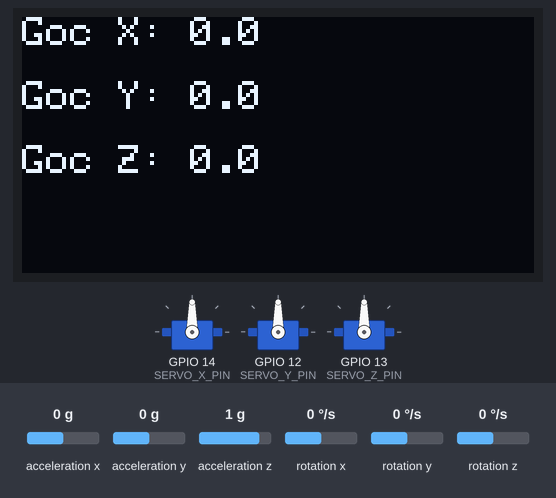
Bench run of a sketch on a simulated ESP32. On the bench: 128×64 one-colour display, 3 × servo. The test bench sets the inputs (shaded band); at power-on: rotation z 0 °/s, acceleration x 0 g, acceleration y 0 g, acceleration z 1 g, rotation x 0 °/s, rotation y 0 °/s. What the sketch prints to the serial monitor is not drawn.

Above: at 4.2 s.
4.3 s: rotation z set to -192 °/s
At 5.5 s:
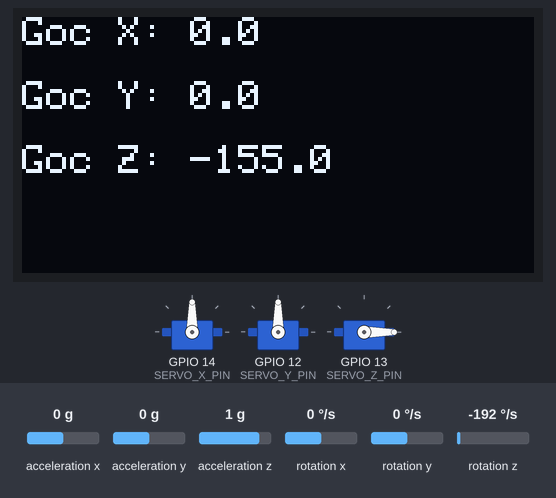
6.4 s: rotation z set to 192 °/s
At 9.15 s:
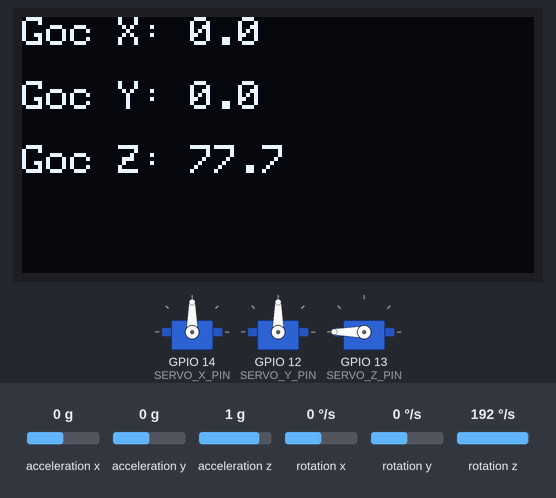
9.4 s: acceleration x set to -1.4 g
At 10.8 s:
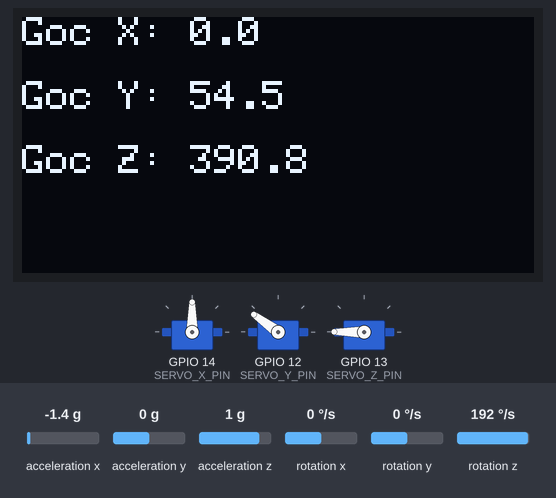
12.4 s: acceleration y set to -1.4 g
At 12.8 s:
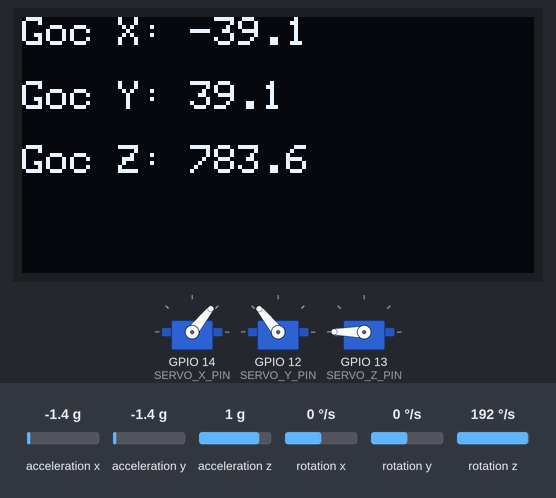
15.4 s: acceleration x set to -0.8 g
At 15.9 s:
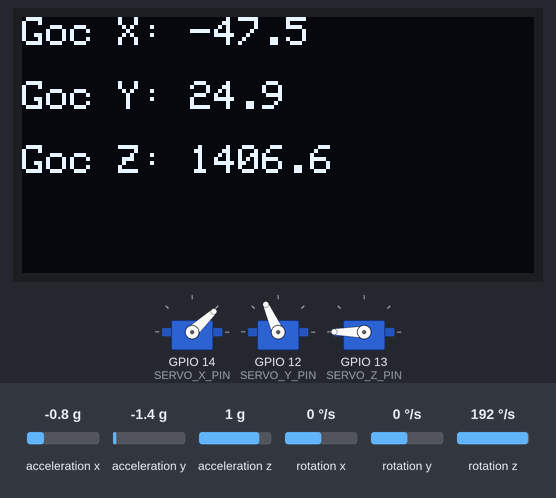
18.4 s: acceleration z set to -0.8 g
At 19.7 s:
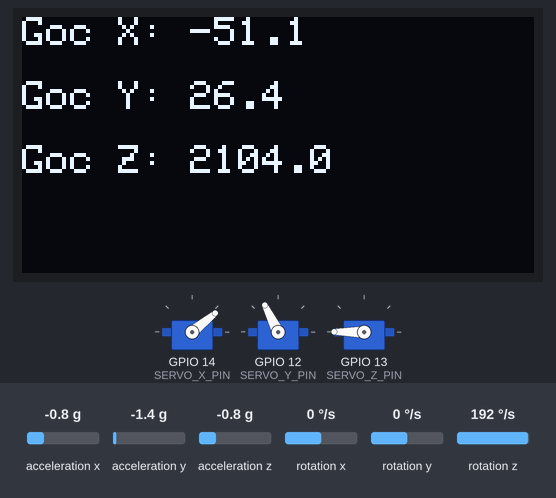
Timing chart, 0 to 21.4 s (numbered marks = the images above; inputs shaded):
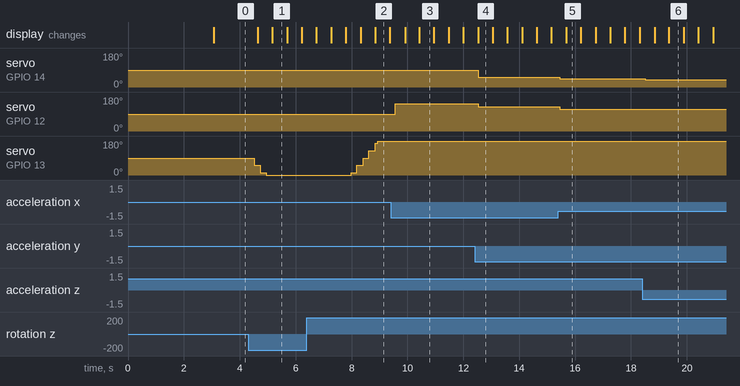

Measured:
- after the input at 4.3 s, servo on GPIO 13 (SERVO_Z_PIN): 90° → 52° after 0.22 s, → 13° 0.23 s later, → 0° 0.20 s later; the display: first changes after 0.34 s (image 1 shows a later state)
- after the input at 6.4 s, servo on GPIO 13 (SERVO_Z_PIN): moves from 0° to 180° over 0.95 s, starting after 1.6 s
- after the input at 9.4 s, servo on GPIO 12 (SERVO_Y_PIN): 90° → 144° after 0.17 s
- after the input at 12.4 s, servo on GPIO 14 (SERVO_X_PIN): 90° → 51° after 0.13 s; servo on GPIO 12 (SERVO_Y_PIN): 144° → 129° after 0.13 s
- after the input at 15.4 s, servo on GPIO 14 (SERVO_X_PIN): 51° → 43° after 0.05 s; servo on GPIO 12 (SERVO_Y_PIN): 129° → 114° after 0.05 s
- after the input at 18.4 s, servo on GPIO 14 (SERVO_X_PIN): 43° → 39° after 0.11 s; servo on GPIO 12 (SERVO_Y_PIN): 114° → 116° after 0.11 s
- what the display in image 1 shows lasts 0.5 s, from 5.2 s to 5.7 s

The sketch:

Code.ino
```cpp
#include <Wire.h>                // Thư viện hỗ trợ giao tiếp I2C, cần thiết để giao tiếp với các thiết bị I2C như MPU6050.
#include <MPU6050_tockn.h>       // Thư viện hỗ trợ làm việc với cảm biến MPU6050, cung cấp các hàm để đọc dữ liệu từ cảm biến.
#include <Adafruit_GFX.h>        // Thư viện đồ họa cơ bản hỗ trợ việc vẽ và hiển thị văn bản trên màn hình OLED.
#include <Adafruit_SSD1306.h>    // Thư viện hỗ trợ màn hình OLED SSD1306, cho phép vẽ đồ họa và hiển thị văn bản trên màn hình OLED.
#include <ESP32Servo.h>          // Thư viện điều khiển servo cho ESP32, cung cấp các hàm để điều khiển các servo motor.
#include <freertos/FreeRTOS.h>  // Thư viện chính của FreeRTOS, cung cấp các định nghĩa và hàm cần thiết cho việc sử dụng hệ điều hành thời gian thực trên ESP32
#include <freertos/task.h>      // Thư viện chứa các hàm liên quan đến task, cho phép tạo, xóa và quản lý các task trong FreeRTOS

#define SCREEN_WIDTH 128         // Định nghĩa độ rộng của màn hình OLED là 128 pixel.
#define SCREEN_HEIGHT 64         // Định nghĩa độ cao của màn hình OLED là 64 pixel.
#define OLED_RESET    -1         // Định nghĩa chân reset của màn hình OLED. -1 có nghĩa là không sử dụng chân reset, vì màn hình OLED SSD1306 không yêu cầu chân reset để hoạt động.

Adafruit_SSD1306 display(SCREEN_WIDTH, SCREEN_HEIGHT, &Wire, OLED_RESET);
// Khởi tạo đối tượng display thuộc lớp Adafruit_SSD1306

MPU6050 mpu6050(Wire); // Khởi tạo đối tượng mpu6050 thuộc lớp MPU6050

// Chân điều khiển các servo
#define SERVO_X_PIN 14  // Định nghĩa chân 14 của ESP32 kết nối SERVO_X
#define SERVO_Y_PIN 12  // Định nghĩa chân 12 của ESP32 kết nối SERVO_Y
#define SERVO_Z_PIN 13  // Định nghĩa chân 13 của ESP32 kết nối SERVO_Z

Servo servoX;  // Khởi tạo đối tượng Servo cho servo X
// Tạo một đối tượng servoX từ lớp Servo.
// Đối tượng này sẽ được sử dụng để điều khiển servo kết nối với chân SERVO_X_PIN.

Servo servoY;
Servo servoZ;

float accelX, accelY, accelZ; // Gia tốc theo trục X, Y, Z (m/s²)
float gyroX, gyroY, gyroZ;    // Con quay hồi chuyển theo trục X, Y, Z (°/sec)
float angleX, angleY, angleZ; // Góc nghiêng trên các trục X, Y, Z (°)
int servoXPos, servoYPos, servoZPos;  // Góc của servo X, Y, Z (°)

// Task handles
TaskHandle_t TaskReadMPUHandle = NULL;    // Con trỏ để quản lý task đọc dữ liệu từ cảm biến MPU6050
TaskHandle_t TaskPrintHandle = NULL;      // Con trỏ để quản lý task in dữ liệu ra (ví dụ như Serial Monitor)
TaskHandle_t TaskDisplayHandle = NULL;    // Con trỏ để quản lý task hiển thị dữ liệu lên màn hình (ví dụ: OLED, LCD)
TaskHandle_t TaskServoHandle = NULL;      // Con trỏ để quản lý task điều khiển servo

void setup() {
  Serial.begin(115200);  // Khởi tạo Serial Monitor với tốc độ 115200 baud

  Wire.begin();  // Khởi tạo giao tiếp I2C và màn hình OLED

  if (!display.begin(SSD1306_SWITCHCAPVCC, 0x3C)) {
    // Bắt đầu giao tiếp với màn hình OLED SSD1306.
    // - `SSD1306_SWITCHCAPVCC` chỉ định rằng màn hình sẽ sử dụng điện áp nguồn từ chân VCC.
    // - `0x3C` là địa chỉ I2C của màn hình OLED

    Serial.println(F("OLED không thể khởi tạo!"));
    // Nếu màn hình OLED không khởi tạo thành công, in thông báo lỗi ra Serial Monitor.
    // Hàm `F()` giúp giảm sử dụng bộ nhớ bằng cách lưu chuỗi ký tự trong bộ nhớ chương trình thay vì RAM.

    while (1);
    // Vòng lặp vô hạn để dừng chương trình nếu màn hình không khởi tạo được.
  }

  display.clearDisplay();
  // Xóa màn hình OLED để chuẩn bị cho việc hiển thị dữ liệu mới.

  mpu6050.begin();
  // Khởi tạo cảm biến MPU6050.

  mpu6050.calcGyroOffsets(true);
  // Tính toán các bù trừ cho con quay hồi chuyển của MPU6050.
  // Tham số `true` chỉ định rằng quá trình tính toán bù trừ nên thực hiện và cảm biến cần thời gian đứng yên.

  // Khởi tạo các servo
  servoX.attach(SERVO_X_PIN);  // Kết nối servo X vào chân 14
  // Kết nối servo X với chân GPIO 14 của ESP32
  // Hàm `attach` thiết lập chân GPIO để điều khiển servo motor và cung cấp tín hiệu PWM cần thiết cho servo hoạt động.

  servoY.attach(SERVO_Y_PIN);
  servoZ.attach(SERVO_Z_PIN);


  // Thiết lập các task trong FreeRTOS
  xTaskCreate(
    TaskReadMPU6050,     // Tên của hàm thực thi sẽ được gọi khi tác vụ chạy
    "TaskReadMPU",       // Tên của tác vụ để nhận diện trong hệ thống
    2048,                // Kích thước bộ nhớ (stack size) dành cho tác vụ, tính bằng byte
    NULL,                // Con trỏ đến dữ liệu đầu vào cho tác vụ (NULL nếu không cần truyền dữ liệu)
    1,                   // Mức ưu tiên của tác vụ (1 là mức ưu tiên thấp)
    &TaskReadMPUHandle                // Con trỏ đến handle của tác vụ (NULL nếu không cần lưu handle)
  );

  xTaskCreate(TaskPrint, "TaskPrint", 2048, NULL, 1, &TaskPrintHandle);
  xTaskCreate(TaskDisplayOLED, "TaskDisplay", 2048, NULL, 1, &TaskDisplayHandle);
  xTaskCreate(TaskControlServo, "TaskServo", 2048, NULL, 1, &TaskServoHandle);
}

void loop() {
  // Không sử dụng loop() vì các task được quản lý bởi FreeRTOS.
}

// Task 1: Đọc dữ liệu từ cảm biến MPU6050
void TaskReadMPU6050(void* pvParameters) {
  while (1) {
    mpu6050.update(); // Cập nhật dữ liệu từ cảm biến MPU6050

    accelX = mpu6050.getAccX() * 9.8; // Đọc giá trị gia tốc theo trục X từ cảm biến và chuyển đổi từ g (gia tốc trọng trường) sang m/s²
    accelY = mpu6050.getAccY() * 9.8;
    accelZ = mpu6050.getAccZ() * 9.8;

    gyroX = mpu6050.getGyroX(); // Đọc giá trị con quay hồi chuyển theo trục X từ cảm biến (đơn vị là độ/giây)
    gyroY = mpu6050.getGyroY();
    gyroZ = mpu6050.getGyroZ();

    angleX = mpu6050.getAngleX(); // Đọc giá trị góc nghiêng theo trục X từ cảm biến (đơn vị là độ)
    angleY = mpu6050.getAngleY();
    angleZ = mpu6050.getAngleZ();

    vTaskDelay(200 / portTICK_PERIOD_MS); // Tạm dừng tác vụ trong 200ms để tránh tiêu tốn quá nhiều tài nguyên CPU
  }
}

// Task 2: In giá trị ra Serial
void TaskPrint(void* pvParameters) {
  while (1) {
    // Hiển thị các giá trị gia tốc trên cùng một hàng
    Serial.print("Gia toc (m/s²) X: ");
    Serial.print(accelX);  // In giá trị gia tốc theo trục X
    Serial.print(", Y: ");
    Serial.print(accelY);  // In giá trị gia tốc theo trục Y
    Serial.print(", Z: ");
    Serial.println(accelZ);  // In giá trị gia tốc theo trục Z và kết thúc dòng

    // Hiển thị các giá trị con quay hồi chuyển trên cùng một hàng
    Serial.print("Con quay (°/sec) X: ");
    Serial.print(gyroX);
    Serial.print(", Y: ");
    Serial.print(gyroY);
    Serial.print(", Z: ");
    Serial.println(gyroZ);

    // Hiển thị các góc nghiêng trên cùng một hàng
    Serial.print("Goc (°) X: ");
    Serial.print(angleX);
    Serial.print(", Y: ");
    Serial.print(angleY);
    Serial.print(", Z: ");
    Serial.println(angleZ);

    // Hiển thị giá trị góc quay của các servo trên cùng một hàng
    Serial.print("Servo (°) X: ");
    Serial.print(servoXPos);
    Serial.print(", Y: ");
    Serial.print(servoYPos);
    Serial.print(", Z: ");
    Serial.println(servoZPos);

    // Delay giữa các lần in
    vTaskDelay(500 / portTICK_PERIOD_MS);
  }
}

// Task 3: Hiển thị lên OLED
void TaskDisplayOLED(void* pvParameters) {
  while (1) {  // Vòng lặp vô hạn để task tiếp tục chạy liên tục
    display.clearDisplay();  // Xóa màn hình OLED để chuẩn bị cho việc hiển thị dữ liệu mới

    display.setTextSize(1); // Thiết lập kích thước chữ nhỏ
    display.setTextColor(WHITE); // Thiết lập màu chữ là trắng

    // Hiển thị giá trị góc X
    display.setCursor(0, 0);  // Đặt con trỏ hiển thị ở vị trí (0, 0), dòng đầu tiên của màn hình
    display.print("Goc X: "); // In tiêu đề cho giá trị góc X
    display.print(angleX, 1); // In giá trị góc X với 1 chữ số thập phân

    // Hiển thị giá trị góc Y
    display.setCursor(0, 16);
    display.print("Goc Y: ");
    display.print(angleY, 1);

    // Hiển thị giá trị góc Z
    display.setCursor(0, 32);
    display.print("Goc Z: ");
    display.print(angleZ, 1);

    display.display(); // Cập nhật màn hình OLED với các thay đổi vừa thực hiện

    vTaskDelay(500 / portTICK_PERIOD_MS);
  }
}

// Task 4: Điều khiển servo dựa trên góc nghiêng
void TaskControlServo(void* pvParameters) {
  while (1) {
    // Chuyển đổi góc nghiêng X (-90 đến 90 độ) thành giá trị góc cho servo (0 đến 180 độ)
    servoXPos = constrain(map(angleX, -90, 90, 0, 180), 0, 180);
    // `map` chuyển đổi giá trị góc nghiêng X từ phạm vi -90 đến 90 độ sang phạm vi góc servo từ 0 đến 180 độ
    // `constrain` đảm bảo giá trị góc servo không vượt quá phạm vi 0 đến 180 độ

    servoYPos = constrain(map(angleY, -90, 90, 0, 180), 0, 180);
    servoZPos = constrain(map(angleZ, -90, 90, 0, 180), 0, 180);

    // Điều khiển servo X với giá trị góc đã tính toán
    servoX.write(servoXPos);
    // Gửi tín hiệu điều khiển đến servo X để điều chỉnh góc của nó

    servoY.write(servoYPos);
    servoZ.write(servoZPos);

    vTaskDelay(100 / portTICK_PERIOD_MS);
  }
}
```
